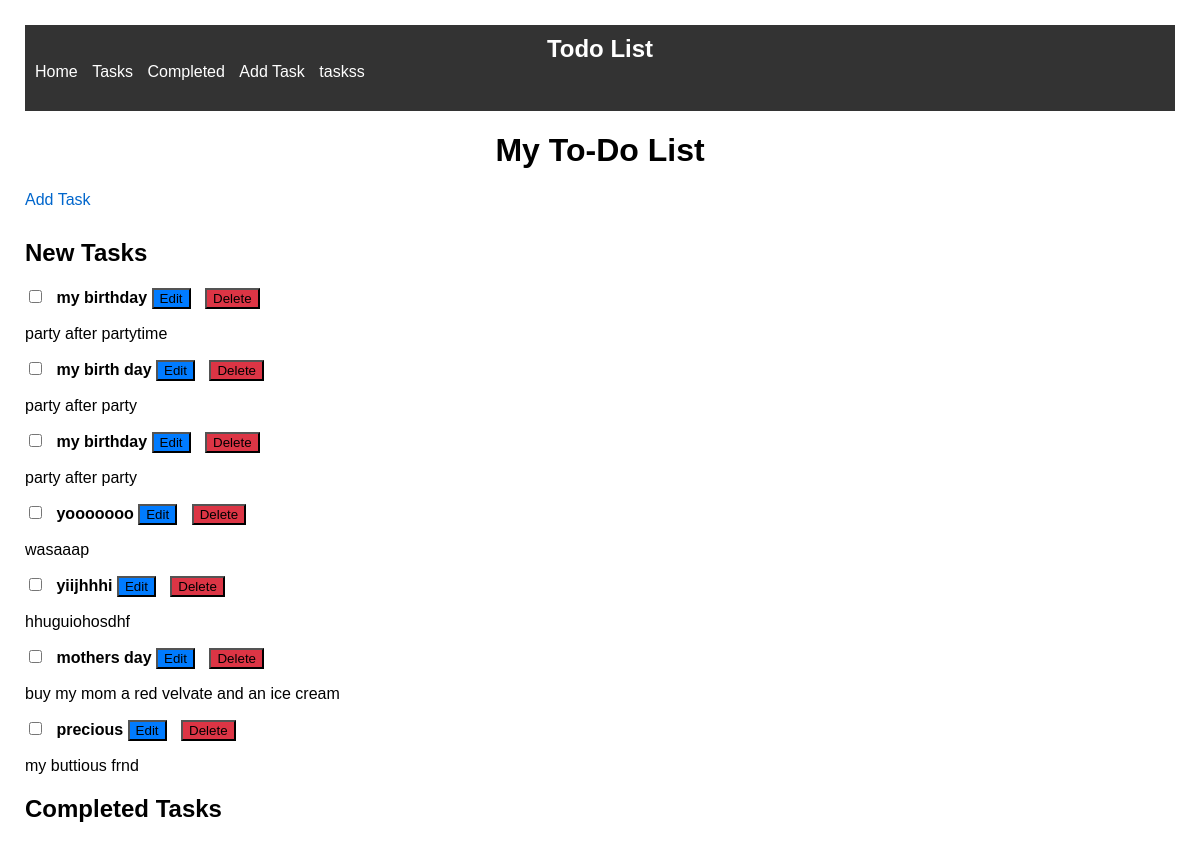
/tasklist/, run on an earlier commit of the app's database.
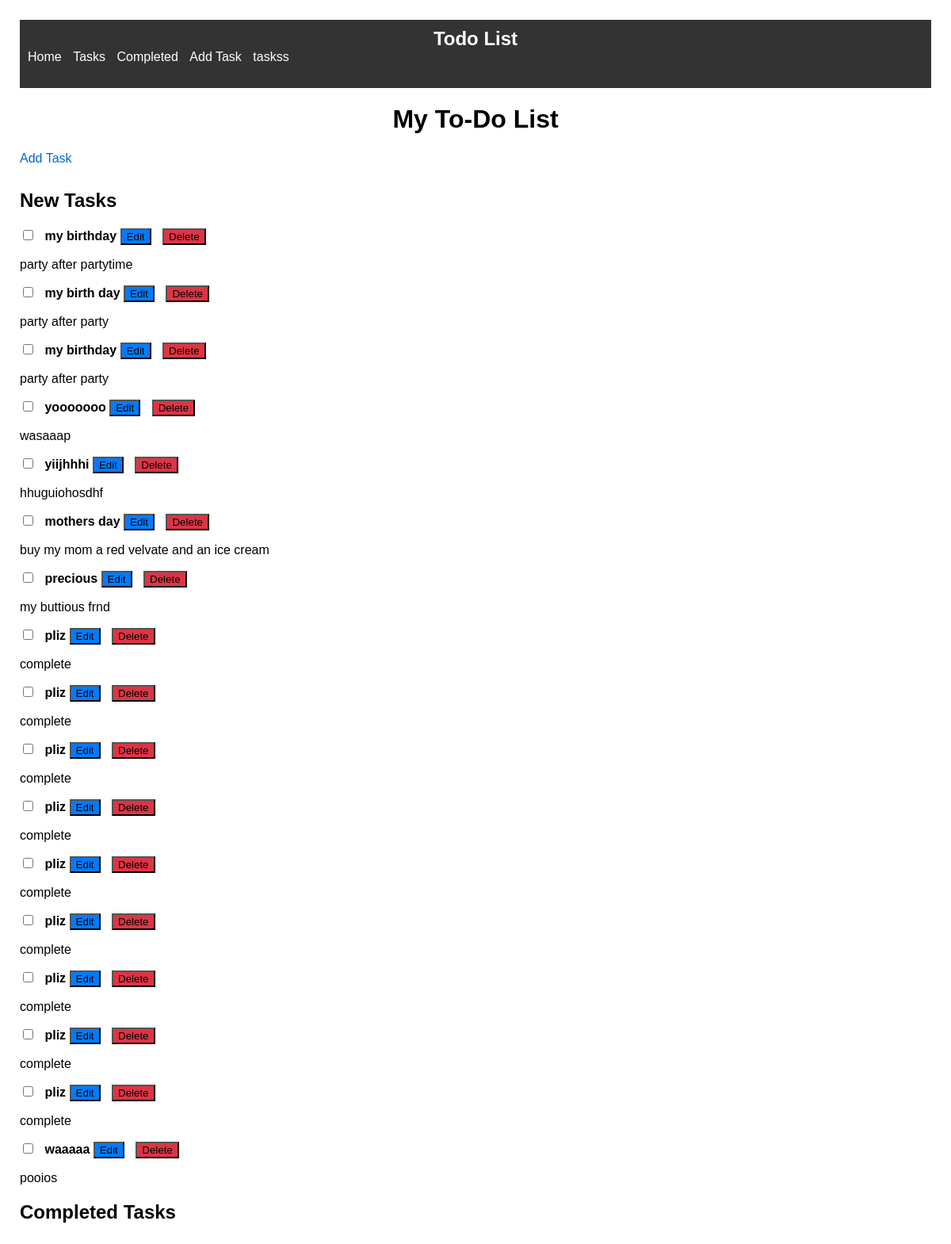
And on a later commit of the database.
### tasks/models.py (models this page shows, shortened)
class Task(models.Model):
    title = models.CharField(max_length=200)
    description = models.TextField()
    completed = models.BooleanField(default=False)

### tasks/views.py (the view)
# urls.py: path('tasklist/', views.task_list, name='tasklist'),
def task_list(request):
    tasks = Task.objects.all()
    return render(request, 'tasklist.html', {'tasks': tasks})

### tasks/templates/tasklist.html (shortened to what this page needs)
{% extends 'base.html' %}
{% load static %}
{% block content %}
    <h1>My To-Do List</h1>
    <link rel="stylesheet" href="{% static 'tasks.css' %}">
    <a href="{% url 'tasks:add_task' %}">Add Task</a>
    <h2>New Tasks</h2>
    {% for task in tasks %}
        {% if not task.completed %}
            <div class="task-item">
                <input type="checkbox" {% if task.completed %}checked{% endif %}>
                <strong>{{ task.title }}</strong>
                <button class="edit-button" onclick="location.href='{% url 'tasks:edit_task' task.id %}'">Edit</button>
                <button class="delete-button" onclick="location.href='{% url 'tasks:delete_task' task.id %}'">Delete</button>
                <p>{{ task.description }}</p>
            </div>
        {% endif %}
    {% endfor %}
    <h2>Completed Tasks</h2>
{% endblock %}

### tasks/templates/base.html (shortened to what this page needs)
{% load static %}
<!doctype html>
<html lang="en">
  <head>
    <link rel="stylesheet" type="text/css" href="{%  static 'base.css' %}">
  </head>
  <body>
      <nav>
        <h1>Todo List</h1>
        <ul>
          <li><a href="{% url 'home' %}">Home</a></li>
          <li><a href="{% url 'tasks:tasklist' %}">Tasks</a></li>
          <li><a href="#">Completed</a></li>
          <li><a href="{% url 'home' %}">Add Task</a></li>
          <li class="dropdown">
            <a href="#">taskss</a>
          </li>
        </ul>
      </nav>
      {% block content %}
      {% endblock %}
  </body>
</html>

### static/base.css (style rules this page uses)
body { margin: 0; padding: 0; }
nav { background-color: #333; color: #fff; padding: 10px; }
nav h1 { margin: 0; padding: 0; font-size: 24px; }
nav ul { list-style-type: none; padding: 0; margin: 0; }
nav ul li { display: inline-block; margin-right: 10px; }
nav ul li a { color: #fff; text-decoration: none; }

### static/tasks.css (style rules this page uses)
body { font-family: Arial, sans-serif; margin: 5px; padding: 20px; }
h1 { text-align: center; }
ul { list-style-type: none; padding: 30px; }
li { margin-bottom: 10px; }
input[type="checkbox"] { margin-right: 10px; }
strong { font-weight: bold; }
a { display: inline-block; margin-bottom: 10px; color: #0066cc; text-decoration: none; }
.edit-button { background-color: #007bff; cursor: pointer; margin-right: 10px; }
.delete-button { background-color: #dc3545; cursor: pointer; margin-right: 8px; }

What changed in the data, as far as the page shows it:
added Task: title "pliz", description "complete"
added Task: title "pliz", description "complete"
added Task: title "pliz", description "complete"
added Task: title "pliz", description "complete"
added Task: title "pliz", description "complete"
added Task: title "pliz", description "complete"
added Task: title "pliz", description "complete"
added Task: title "pliz", description "complete"
added Task: title "pliz", description "complete"
added Task: title "waaaaa", description "pooios"
